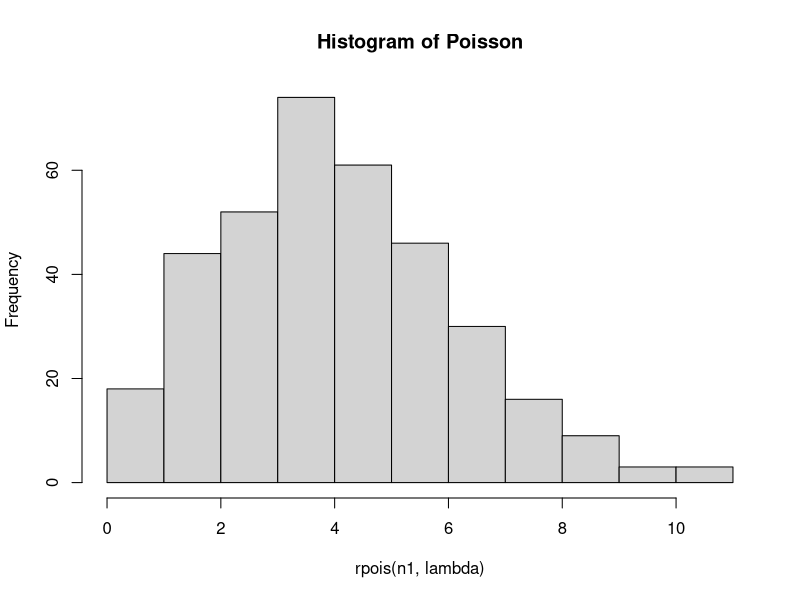

Source code (R):
# Nama : Benedictus Bimo C W
# NRP : 5025201097
# Kelas : Probstat F

#3  A
lambda <- 4.5
n <- 6

p <- dpois(n, lambda)
p

#3  B
n1 <- 356
hist(rpois(n1, lambda), main = "Histogram of Poisson")

#3  C
#Nilai distribusi Poisson tidak berubah.

#3  D
rataRata <- var <- lambda
rataRata
var